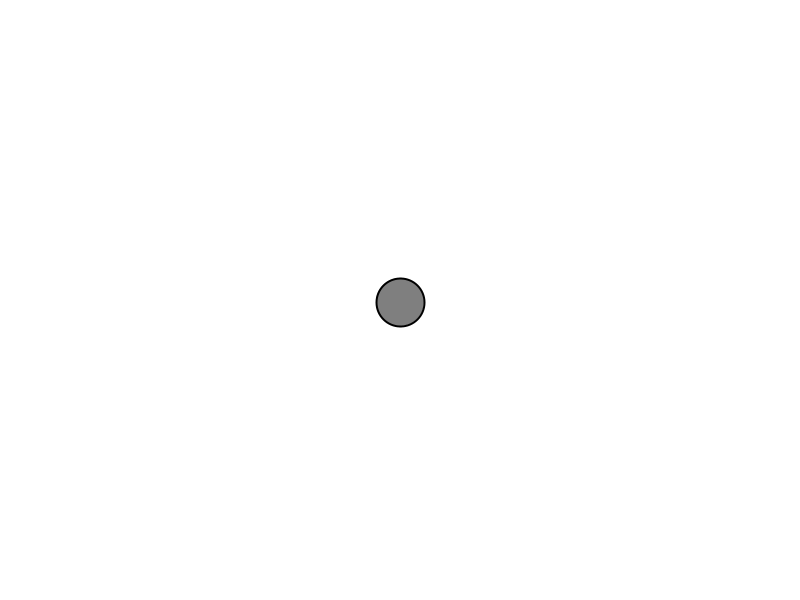
Frame 1 (no input)
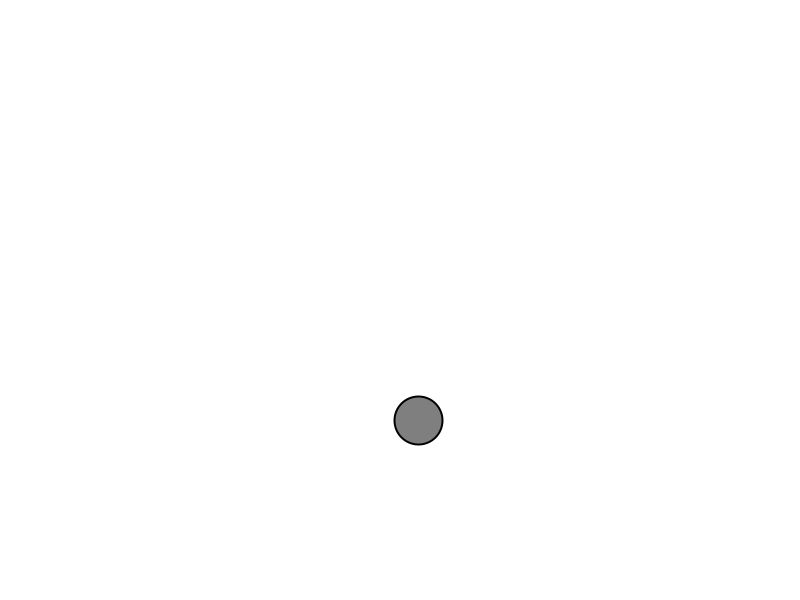
Frame 60 (the mouse pressed at the canvas centre just before this capture)
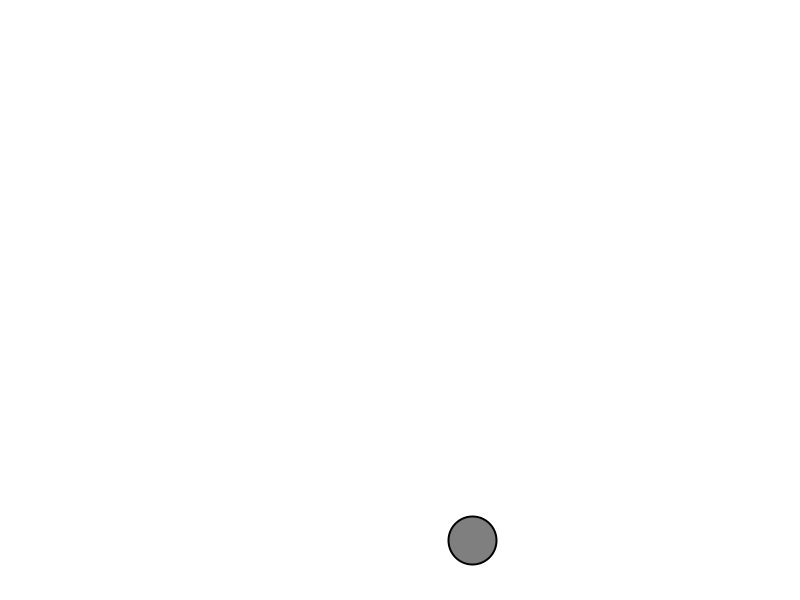
Frame 120 (the mouse held since frame 60 and released just before this capture)

The Processing sketch that drew these frames (run headless with seeded random() and noise(); from frame 60 on, the mouse is pressed at the canvas centre):

// Processing sketch: acceleration
// ── acceleration.pde
Mover m;

void setup() {
  size(800, 600);
  m = new Mover();
}

void draw() {
  background(255);
  m.update();
  m.edges();
  m.display();
}

// ── Mover.pde
class Mover {
  PVector location;
  PVector velocity;
  PVector acceleration;
  
  Mover() {
    location = new PVector(width/2,height/2);
    velocity = new PVector(0,2);
    acceleration = new PVector(0.01,0);
    
  }

  void update() {
    //acceleration = PVector.random2D();
    velocity.add(acceleration);
    location.add(velocity);
    //velocity.limit(5);
  }

  void edges() {
    if(location.x > width) location.x = 0;
    if(location.x < 0) location.x = width;
    if(location.y > height) location.y = 0;
    if(location.y < 0) location.y = height;
  }
  
  void display() {
    stroke(0);
    strokeWeight(2);
    fill(127);
    ellipse(location.x, location.y, 48, 48);
  }
}
